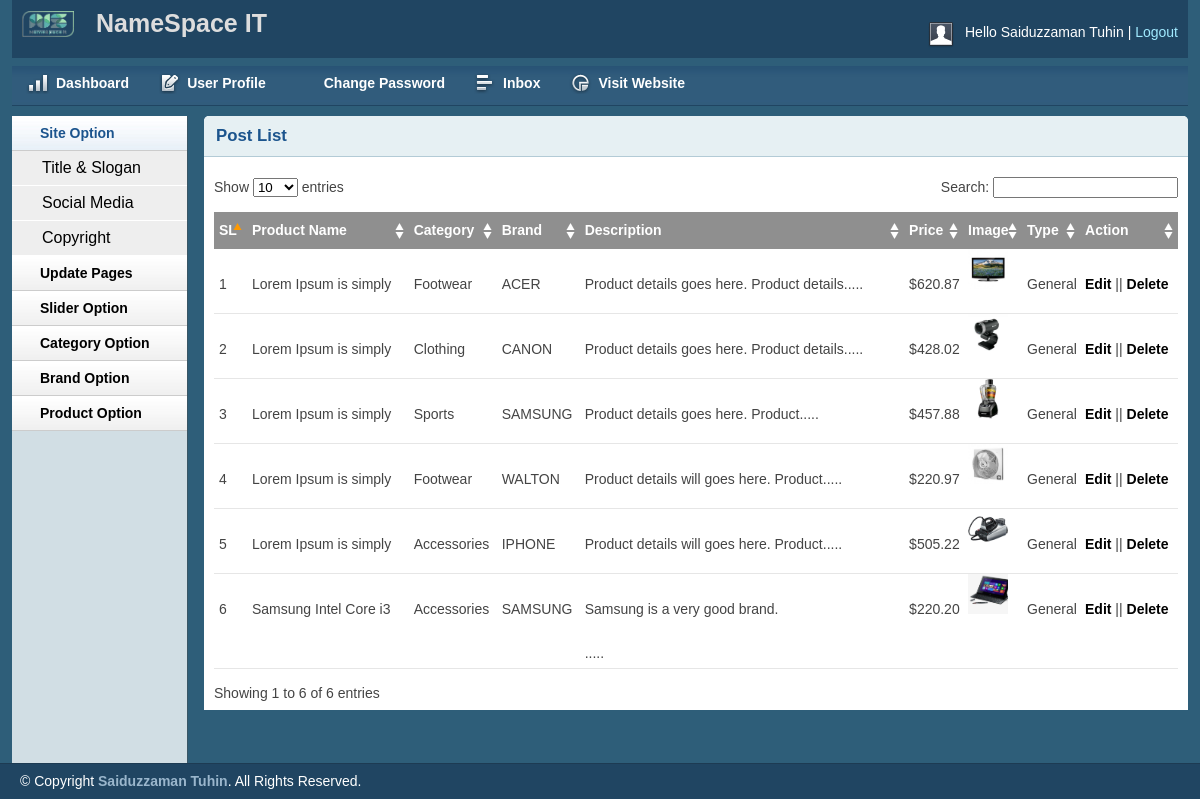
The page /admin/productlist.php (signed in) on the database its author committed.
### tables this page shows
CREATE TABLE `tbl_product` (
  `productId` int(11) NOT NULL,
  `productName` varchar(255) NOT NULL,
  `catId` int(11) NOT NULL,
  `brandId` int(11) NOT NULL,
  `body` text NOT NULL,
  `price` float(10,2) NOT NULL,
  `image` varchar(255) NOT NULL,
  `type` tinyint(4) NOT NULL DEFAULT '0'
);

CREATE TABLE `tbl_cat` (
  `catId` int(11) NOT NULL,
  `catName` varchar(255) NOT NULL
);

CREATE TABLE `tbl_brand` (
  `brandId` int(11) NOT NULL,
  `brandName` varchar(255) NOT NULL
);

### lib/Database.php (called while the page is built, shortened)
<?php
Class Database{
 public $host   = DB_HOST;
 public $user   = DB_USER;
 public $pass   = DB_PASS;
 public $dbname = DB_NAME;
 public $link;
private function connectDB(){
 $this->link = new mysqli($this->host, $this->user, $this->pass,
  $this->dbname);
 }
public function select($query){
  $result = $this->link->query($query) or
   die($this->link->error.__LINE__);
  if($result->num_rows > 0){
    return $result;
  } else {
    return false;
  }
 }
}

### classes/Product.php (called while the page is built, shortened)
<?php
$filepath = realpath(dirname(__FILE__));
include_once ($filepath."/../helpers/Format.php");
include_once ($filepath."/../lib/Database.php");
class Product
{
	private $db;
	public function __construct()
	{
		$this->db = new Database();
	}
   public function getAllProduct(){
   	$query = "SELECT tbl_product.*, tbl_cat.catName, tbl_brand.brandName
   	          FROM tbl_product
   	          INNER JOIN tbl_cat
   	          ON tbl_product.catId = tbl_cat.catId
   	          INNER JOIN tbl_brand
   	          ON tbl_product.brandId = tbl_brand.brandId
   	          ORDER BY tbl_product.productId DESC";
			   	$result= $this->db->select($query);
			   	return $result;
   }
}
 ?>

### helpers/Format.php (called while the page is built, shortened)
<?php
class Format{
 public function textShorten($text, $limit = 400){
  $text = $text. " ";
  $text = substr($text, 0, $limit);
  $text = substr($text, 0, strrpos($text, ' '));
  $text = $text.".....";
  return $text;
 }
}
?>

### admin/productlist.php (the view, shortened to what this page needs)
<?php include 'inc/header.php';?>
<?php include 'inc/sidebar.php';?>
<?php include_once '../classes/Product.php'; ?>
<?php include_once '../helpers/Format.php'; ?>
<?php
$pd = new Product();
$fm = new Format();
?>
<div class="grid_10">
    <div class="box round first grid">
        <h2>Post List</h2>
        <div class="block">
            <table class="data display datatable" id="example">
			<thead>
				<tr>
					<th>SL</th>
					<th>Product Name</th>
					<th>Category</th>
					<th>Brand</th>
					<th>Description</th>
					<th>Price</th>
					<th>Image</th>
					<th>Type</th>
					<th>Action</th>
				</tr>
			</thead>
			<tbody>
			<?php
			$getpd = $pd->getAllProduct();
			if ($getpd) {
				$i=0;
				while ($result = $getpd->fetch_assoc()) {
				$i++;
			 ?>
				<tr class="odd gradeX">
					<td><?php echo $i; ?></td>
					<td><?php echo $result['productName']; ?></td>
					<td><?php echo $result['catName']; ?></td>
					<td><?php echo $result['brandName']; ?></td>
					<td><?php echo $fm->textShorten($result['body'],50); ?></td>
					<td>$<?php echo $result['price']; ?></td>
					<td><img src="<?php echo $result['image']; ?>" height="40px" weight="60px" ></td>
					<td>
					<?php
					if ($result['type']==0) {
						echo "Featured";
					}else{
						echo "General";
					}
					?>
					</td>
					<td><a href="productEdit.php?proId=<?php echo $result['productId']; ?>">Edit</a> || <a onclick="return confirm('Are You Sure Want To DELETE')" href="?delPro=<?php echo $result['productId']; ?>">Delete</a></td>
				</tr>
				<?php }} ?>
			</tbody>
		</table>
       </div>
    </div>
</div>
<?php include 'inc/footer.php';?>

### admin/css/layout.css (style rules this page uses)
body { background: #fff none repeat scroll 0 0; color: #444; font-size: 14px; padding: 0; }
a { color: #000; font-weight:bold; text-decoration: none; }
h1, h2, h3, h4, h5, h6 { line-height:1.2em; margin-bottom:.3em; }
h2 { margin-top:1em; }
.box { background:#fff; margin-bottom:20px; padding:10px 10px 10px 10px; margin-left:-8px; }
.box.grid { padding-bottom:40px; }
.box.round { -moz-border-radius: 5px 5px 0px 0px; -webkit-border-radius: 5px 5px 0px 0px; border-radius: 5px 5px 0px 0px; }
.box h2 { font-size:1.2em; font-weight:bold; color:#1B548D; background:#E6F0F3; margin:-10px -10px 0 -10px; padding:10px 12px; border-bottom:1px solid #B3CBD6; -moz-border-radius: 5px 5px 0px 0px; -webkit-border-radius: 5px 5px 0px 0px; border-radius: 5px 5px 0px 0px; }
.box.first { min-height: 406px; }
.block { padding-top:20px; }
p { margin-bottom:1em; }
.block { padding-bottom:1px; }
table.display { margin: 0 auto; clear: both; width: 100%; }
.sorting_asc { background: #8f8f8f url(../img/table/sort_asc.png) no-repeat center right; padding:8px 5px; text-align:left; color:#fff; }
.sorting { background:#8f8f8f url(../img/table/sort_both.png) no-repeat center right; padding:8px 5px; text-align:left; color:#fff; }
tr.odd { height: 30px; line-height: 30px; border-bottom:1px solid #e6e6e6; }
tr.even { height: 30px; line-height: 30px; border-bottom:1px solid #e6e6e6; }
tr.odd td, tr.even td { padding-left:5px; }

### rows shown on the page
tbl_product: productName "Lorem Ipsum is simply", catId.catName "Footwear", brandId.brandName "ACER", body "Product details goes here. Product details.....", price "620.87", image (picture), type "General"
tbl_product: productName "Lorem Ipsum is simply", catId.catName "Clothing", brandId.brandName "CANON", body "Product details goes here. Product details.....", price "428.02", image (picture), type "General"
tbl_product: productName "Lorem Ipsum is simply", catId.catName "Sports", brandId.brandName "SAMSUNG", body "Product details goes here. Product.....", price "457.88", image (picture), type "General"
tbl_product: productName "Lorem Ipsum is simply", catId.catName "Footwear", brandId.brandName "WALTON", body "Product details will goes here. Product.....", price "220.97", image (picture), type "General"
tbl_product: productName "Lorem Ipsum is simply", catId.catName "Accessories", brandId.brandName "IPHONE", body "Product details will goes here. Product.....", price "505.22", image (picture), type "General"
tbl_product: productName "Samsung Intel Core i3", catId.catName "Accessories", brandId.brandName "SAMSUNG", body "Samsung is a very good brand. .....", price "220.20", image (picture), type "General"

### other values the page prints
Session::get('adminName') "Saiduzzaman Tuhin"
